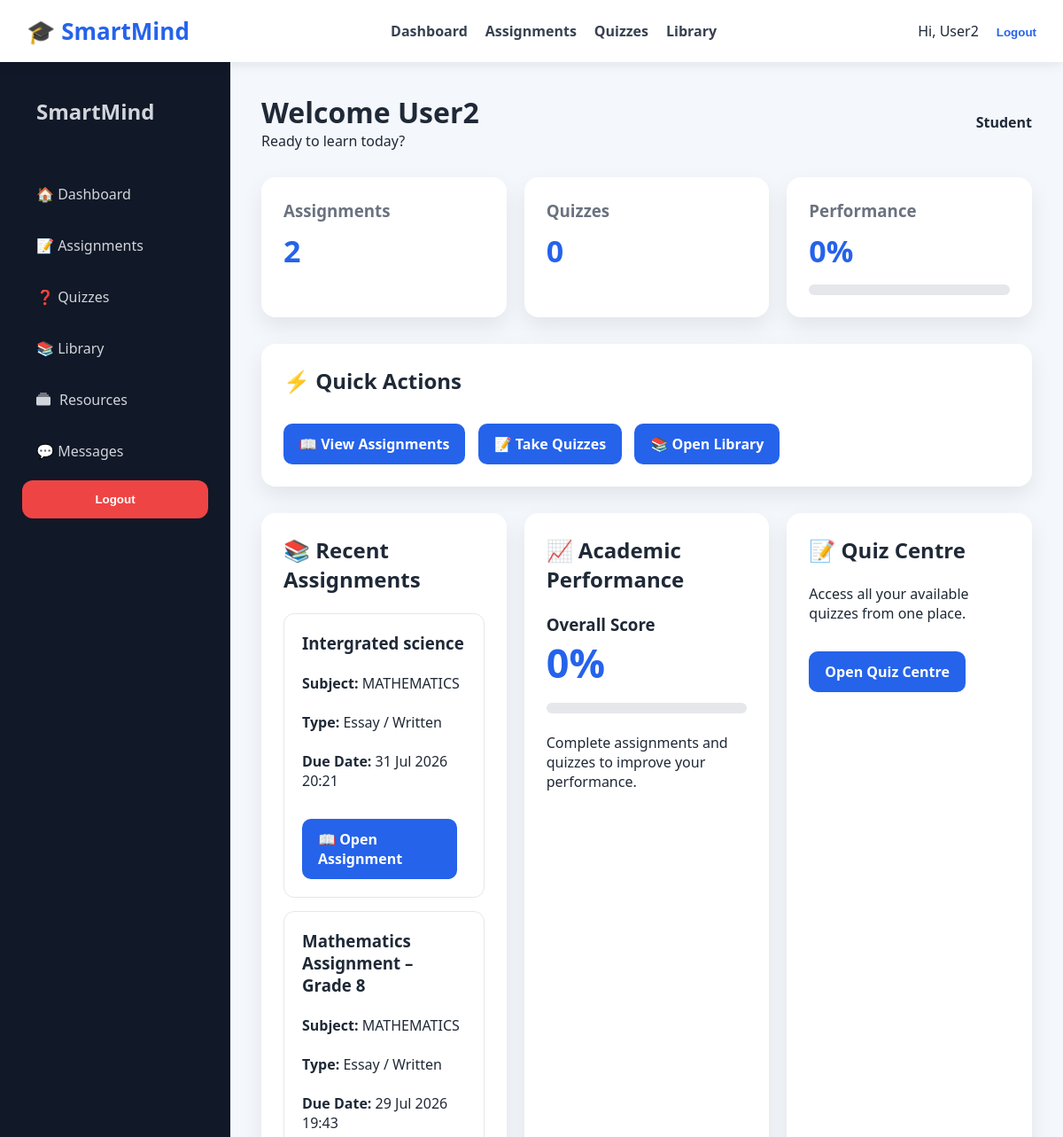
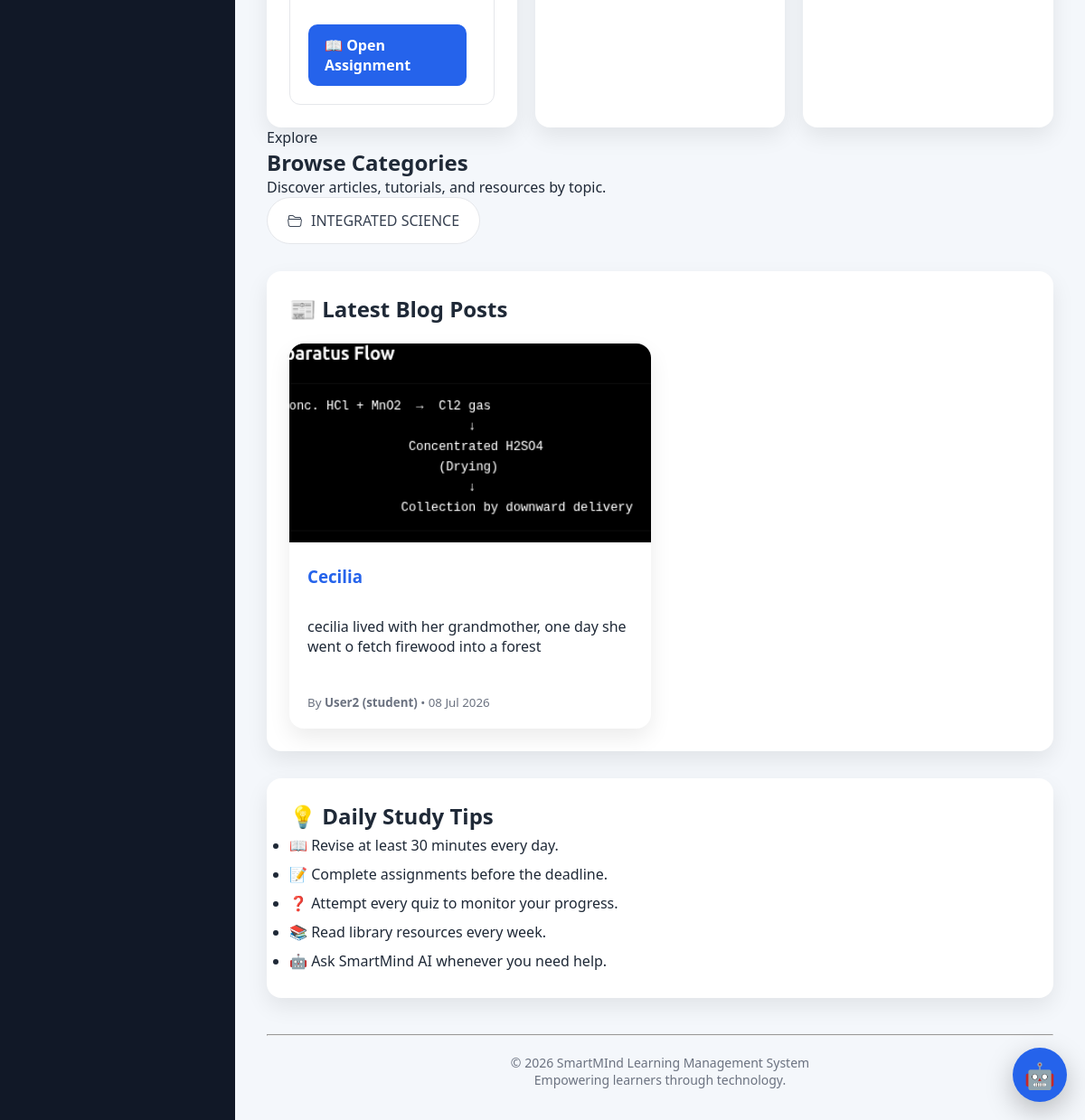
The app's page /accounts/dashboard/ (signed in) with its own data (2 pictures, top to bottom).
### accounts/models.py (models this page shows, shortened)
class User(AbstractUser):
    ROLE_CHOICES = [
        ("school_admin", "School Admin"),
        ("teacher", "Teacher"),
        ("student", "Student"),
        ("parent", "Parent"),
    ]
    role = models.CharField(
        max_length=20,
        choices=ROLE_CHOICES,
        default="student",
        db_index=True,
    )
    school = models.ForeignKey(
        "schools.School",
        on_delete=models.CASCADE,
        related_name="users",
        null=True,
        blank=True,
    )
    school_class = models.ForeignKey(
        "schools.SchoolClass",
        on_delete=models.SET_NULL,
        related_name="students",
        null=True,
        blank=True,
    )
    teacher_role = models.ForeignKey(
        "TeacherRole",
        on_delete=models.SET_NULL,
        null=True,
        blank=True,
        related_name="teachers",
    )
    admission_number = models.CharField(
        max_length=30,
        unique=True,
        blank=True,
        null=True,
        db_index=True,
    )
    employee_number = models.CharField(
        max_length=30,
        unique=True,
        blank=True,
        null=True,
        db_index=True,
    )
    tsc_number = models.CharField(
        max_length=30,
        blank=True,
        null=True,
    )
    phone_number = models.CharField(max_length=20, blank=True)
    profile_picture = models.ImageField(upload_to="profiles/", blank=True, null=True)
    date_of_birth = models.DateField(blank=True, null=True)
    is_verified = models.BooleanField(default=False)
    created_at = models.DateTimeField(default=timezone.now)
    updated_at = models.DateTimeField(auto_now=True)
    @property
    def full_name(self):
        return self.get_full_name() or self.username
    def __str__(self):
        return f"{self.full_name} ({self.role})"

### assignments/models.py (models this page shows, shortened)
class Assignment(models.Model):
    ASSIGNMENT_TYPES = (
        ('essay', 'Essay / Written'),
        ('quiz', 'Multiple Choice Quiz'),
        ('mixed', 'Mixed'),
    )
    title = models.CharField(max_length=200)
    description = CKEditor5Field("Description", config_name="default")
    teacher = models.ForeignKey(
        'accounts.User',
        on_delete=models.CASCADE,
        related_name="created_assignments"
    )
    from .storage import AssignmentStorage
    attachment = models.FileField(
        storage=AssignmentStorage(),
        upload_to="",
        blank=True,
        null=True,
    )
    school_class = models.ForeignKey(
        'schools.SchoolClass',
        on_delete=models.CASCADE,
        related_name="assignments",
    )
    subject = models.ForeignKey(
        "Subject",
        on_delete=models.CASCADE,
        related_name="assignments"
    )
    assignment_type = models.CharField(
        max_length=20,
        choices=ASSIGNMENT_TYPES,
        default='essay'
    )
    due_date = models.DateTimeField()
    total_marks = models.FloatField(default=100)
    duration_minutes = models.IntegerField(null=True, blank=True)
    is_timed = models.BooleanField(default=False)
    created_at = models.DateTimeField(auto_now_add=True)
    class Meta:
        ordering = ['-created_at']
        indexes = [
            models.Index(fields=["school_class"]),
            models.Index(fields=["subject"]),
            models.Index(fields=["teacher"]),
            models.Index(fields=["due_date"]),
        ]

class Subject(models.Model):
    school = models.ForeignKey(
        School,
        on_delete=models.CASCADE,
        related_name="subjects"
    )
    name = models.CharField(max_length=100)
    code = models.CharField(max_length=20, blank=True)
    class Meta:
        unique_together = ('school', 'name')

### blog/models.py (models this page shows, shortened)
class Category(models.Model):
    name = models.CharField(max_length=100, unique=True)
    slug = models.SlugField(max_length=110, unique=True, blank=True)
    class Meta:
        verbose_name_plural = 'Categories'
        ordering = ['name']

class Post(models.Model):
    STATUS_CHOICES = [
        ("draft", "Draft"),
        ("published", "Published"),
    ]
    title = models.CharField(max_length=200)
    slug = models.SlugField(max_length=200, unique=True, blank=True)
    category = models.ForeignKey(Category, on_delete=models.CASCADE)
    tags = models.ManyToManyField(Tag, blank=True)
    excerpt = models.TextField(max_length=500)
    content = CKEditor5Field("Content", config_name="default")
    school = models.ForeignKey('schools.School',on_delete=models.CASCADE,related_name='posts',null=True,blank=True)
    target_classes = models.ManyToManyField("schools.SchoolClass",blank=True,related_name="posts")
    author = models.ForeignKey(User,on_delete=models.CASCADE,related_name='posts')
    approved = models.BooleanField(default=False)
    is_featured = models.BooleanField(default=False)
    image = models.ImageField(upload_to='posts/', blank=True, null=True)
    video = models.FileField(upload_to='videos/', blank=True, null=True)
    youtube_url = models.URLField(blank=True, null=True)
    view_count = models.PositiveIntegerField(default=0)
    likes = models.ManyToManyField(User,related_name='liked_posts',blank=True)
    status = models.CharField(max_length=10,choices=STATUS_CHOICES,default="draft")
    created_at = models.DateTimeField(auto_now_add=True)
    updated_at = models.DateTimeField(auto_now=True)
    visible_to_all = models.BooleanField(default=False)
    class Meta:
        ordering = ['-created_at']
        indexes = [
            models.Index(fields=['school']),
            models.Index(fields=['status', 'approved']),
        ]
    def get_absolute_url(self):
        return reverse('blog:post_detail', kwargs={'slug': self.slug})

### accounts/views.py (the view)
# urls.py: path('dashboard/', dashboard, name='dashboard'),
@login_required
def dashboard(request):
    user = request.user
    if user.is_superuser:
        return redirect("/admin/")
    if user.role == "school_admin":
        return redirect("school_admin_dashboard")
    if user.role == "teacher":
        return redirect("teacher_dashboard")
    if user.role == "student":
        assignments = Assignment.objects.filter(
            school_class__enrollments__student=user
        ).select_related("subject").order_by("-created_at")
        assignment_count = assignments.count()
        quiz_count = assignments.filter(assignment_type="quiz").count()
        attempts = QuizAttempt.objects.filter(student=user)
        posts = Post.objects.filter(status="published").select_related("author", "category").order_by("-created_at")[:5]
        categories = Category.objects.filter(
    post__status="published").distinct().order_by("name")
        performance = 0
        if attempts.exists():
            total_score = sum(a.score for a in attempts)
            total_possible = sum(a.total for a in attempts if a.total)
            if total_possible > 0:
                performance = round((total_score / total_possible) * 100, 1)
        return render(request, "student.html", {
            "assignments": assignments[:5],
            "assignment_count": assignment_count,
            "quiz_count": quiz_count,
            "performance": performance,
            "posts": posts,
            "categories": categories,
        })
    if user.role == "parent":
        return render(request, "parent.html")
    return render(request, "default.html")

### dashboard/templates/student.html (shortened to what this page needs)
{% load static %}
<!DOCTYPE html>
<html lang="en">
<head>
    <link rel="stylesheet" href="https://cdn.jsdelivr.net/npm/bootstrap-icons@1.11.3/font/bootstrap-icons.min.css">
    <link rel="stylesheet" href="{% static 'smartmind_ai/chatbot.css' %}">
</head>
<body>
<div class="navbar">
    <div class="logo">
        <a href="{% url 'dashboard' %}" class="logo-link">🎓 SmartMind</a>
    </div>
    <div class="nav-links">
        <a href="{% url 'dashboard' %}">Dashboard</a>
        <a href="{% url 'assignment_list' %}">Assignments</a>
        <a href="{% url 'quiz_home' %}">Quizzes</a>
        <a href="{% url 'library:home' %}">Library</a>
    </div>
    <div class="user-box">
        <span>Hi, {{ request.user.username }}</span>
        <form method="post" action="{% url 'logout' %}">
            <button class="logout">Logout</button>
        </form>
    </div>
</div>
<div class="layout">
    <div class="sidebar">
        <a href="{% url 'dashboard' %}"><h2>SmartMind</h2></a>
        <a href="{% url 'dashboard' %}">🏠 Dashboard</a>
        <a href="{% url 'assignment_list' %}">📝 Assignments</a>
        <a href="{% url 'quiz_home' %}">❓ Quizzes</a>
        <a href="{% url 'library:home' %}">📚 Library</a>
        <a href="{% url 'library:resource_list' %}">
            <i class="bi bi-collection-fill me-2"></i> Resources
        </a>
        <a href="#">💬 Messages</a>
        <form method="post" action="{% url 'logout' %}">
            <button class="logout-btn">Logout</button>
        </form>
    </div>
    <div class="main">
        <div class="header">
            <div>
                <h1>Welcome {{ request.user.first_name|default:request.user.username }}</h1>
                <p>Ready to learn today?</p>
            </div>
            <div>
                <strong>{{ request.user.role|title }}</strong>
            </div>
        </div>
        <div class="cards">
            <div class="card">
                <h3>Assignments</h3>
                <p>{{ assignment_count }}</p>
            </div>
            <div class="card">
                <h3>Quizzes</h3>
                <p>{{ quiz_count }}</p>
            </div>
            <div class="card">
                <h3>Performance</h3>
                <p>{{ performance|default:0 }}%</p>
                <div class="progress">
                </div>
            </div>
        </div>
        <div class="section">
            <h2>⚡ Quick Actions</h2>
            <br>
            <a class="btn" href="{% url 'assignment_list' %}">📖 View Assignments</a>
            <a class="btn" href="{% url 'quiz_home' %}">📝 Take Quizzes</a>
            <a class="btn" href="{% url 'library:home' %}">📚 Open Library</a>
        </div>
        <div class="dashboard-panels">
            <div class="section">
                <h2>📚 Recent Assignments</h2>
                <br>
                {% if assignments %}
                    {% for a in assignments %}
                        <div class="assignment">
                            <h3>{{ a.title }}</h3>
                            <br>
                            <p>
                                <strong>Subject:</strong> {{ a.subject.name }}
                                <br><br>
                                <strong>Type:</strong> {{ a.get_assignment_type_display }}
                                <br><br>
                                <strong>Due Date:</strong> {{ a.due_date|date:"d M Y H:i" }}
                            </p>
                            <br>
                            <a class="btn" href="{% url 'assignment_detail' a.id %}">📖 Open Assignment</a>
                        </div>
                    {% endfor %}
                {% else %}
                    <div class="assignment">
                        <h3>No assignments available.</h3>
                        <p>Your teacher has not posted any assignments yet.</p>
                    </div>
                {% endif %}
            </div>
            <div class="section">
                <h2>📈 Academic Performance</h2>
                <br>
                <h3>Overall Score</h3>
                <p style="font-size:45px;font-weight:bold;color:#2563eb;">{{ performance|default:0 }}%</p>
                <div class="progress">
                </div>
                <br>
                <p>Complete assignments and quizzes to improve your performance.</p>
            </div>
            <div class="section">
                <h2>📝 Quiz Centre</h2>
                <br>
                <p>Access all your available quizzes from one place.</p>
                <br>
                <a class="btn" href="{% url 'quiz_home' %}">Open Quiz Centre</a>
            </div>
        </div>
        {% if categories %}
        <section class="categories-section">
            <div class="container">
                <div class="d-flex justify-content-between align-items-end flex-wrap mb-4">
                    <div>
                        <span class="text-primary fw-semibold text-uppercase small">Explore</span>
                        <h2 class="fw-bold mb-2">Browse Categories</h2>
                        <p class="text-muted mb-0">Discover articles, tutorials, and resources by topic.</p>
                    </div>
                </div>
                <div class="category-grid">
                    {% for category in categories %}
                        <a href="{% url 'blog:category_post' category.slug %}" class="category-chip">
                            <i class="bi bi-folder2-open"></i>
                            <span>{{ category.name }}</span>
                        </a>
                    {% endfor %}
                </div>
            </div>
        </section>
        {% endif %}
    <div class="section">
    <h2>📰 Latest Blog Posts</h2>
    <br>
    <div class="posts-grid">
        {% if posts %}
            {% for post in posts %}
                <div class="blog-post">
                    {% if post.image %}
                        <img src="{{ post.image.url }}" alt="{{ post.title }}">
                    {% endif %}
                    <h3>
                        <a href="{{ post.get_absolute_url }}" style="text-decoration:none;color:#2563eb;">
                            {{ post.title }}
                        </a>
                    </h3>
                    <br>
                    <p>{{ post.excerpt|truncatewords:30 }}</p>
                    <br>
                    <small>
                        By <strong>{{ post.author }}</strong> • {{ post.created_at|date:"d M Y" }}
                    </small>
                </div>
            {% endfor %}
        {% else %}
            <p>No blog posts available.</p>
        {% endif %}
    </div>
</div>
        <div class="section">
            <h2>💡 Daily Study Tips</h2>
            <ul style="line-height:2;">
                <li>📖 Revise at least 30 minutes every day.</li>
                <li>📝 Complete assignments before the deadline.</li>
                <li>❓ Attempt every quiz to monitor your progress.</li>
                <li>📚 Read library resources every week.</li>
                <li>🤖 Ask SmartMind AI whenever you need help.</li>
            </ul>
        </div>
        <div style="margin-top:40px;text-align:center;color:#6b7280;font-size:14px;">
            <hr style="margin-bottom:20px;">
            <p>© {% now "Y" %} SmartMInd Learning Management System</p>
            <p>Empowering learners through technology.</p>
        </div>
    </div>
</div>
{% include "smartmind_ai/chatbot.html" %}
</body>
</html>

### smartmind_ai/templates/smartmind_ai/chatbot.html (shortened to what this page needs)
<div id="smartmind-chat-button">
    🤖
</div>

### records on screen
User: user.username "User2", user.first_name "User2", user.role "Student"
Assignment: title "Intergrated science", subject.name "MATHEMATICS", assignment_type "Essay / Written", due_date "31 Jul 2026 20:21"
Assignment: title "Mathematics Assignment – Grade 8", subject.name "MATHEMATICS", assignment_type "Essay / Written", due_date "29 Jul 2026 19:43"
Category: name "INTEGRATED SCIENCE"
Post: image (picture), title "Cecilia", excerpt "cecilia lived with her grandmother, one day she went o fetch firewood into a forest", author "User2 (student)", created_at "08 Jul 2026"

### other values on screen
{{ assignment_count }} "2"
{{ quiz_count }} "0"
{{ performance|default:0 }} "0"
